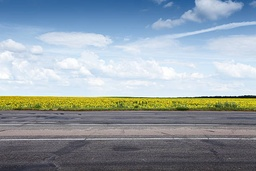
#> input picture images/Road_image1.jpg, 256 x 171 px, shrunk from 612 x 408 before the run
$ python run_graph.py ../../images/Road_image1.jpg ../../images/Road_image1.jpg
#> lines starting #> are read from the running program, lines starting #| are printed output that depends on the picture; after the words box and inside, x2 and y2 are one past the last pixel; in counts of white or black regions, pixels touching at a corner belong together
### src/graph/graph_engine.py
import math
import networkx as nx
import numpy as np
from skimage.morphology import skeletonize


# ============================================================
# DISJOINT SET / UNION-FIND
# ============================================================

class DisjointSet:
    def __init__(self, n):
        self.parent = list(range(n))
        self.rank = [0] * n

    def find(self, x):
        if self.parent[x] != x:
            self.parent[x] = self.find(self.parent[x])
        return self.parent[x]

    def union(self, a, b):
        root_a = self.find(a)
        root_b = self.find(b)

        if root_a == root_b:
            return False

        if self.rank[root_a] < self.rank[root_b]:
            self.parent[root_a] = root_b
        elif self.rank[root_a] > self.rank[root_b]:
            self.parent[root_b] = root_a
        else:
            self.parent[root_b] = root_a
            self.rank[root_a] += 1

        return True


# ============================================================
# 8-CONNECTED NEIGHBOURS
# ============================================================

def get_neighbors(y, x, skeleton):
    h, w = skeleton.shape
    neighbors = []

    for dy in (-1, 0, 1):
        for dx in (-1, 0, 1):

            if dy == 0 and dx == 0:
                continue

            ny = y + dy
            nx_ = x + dx

            if 0 <= ny < h and 0 <= nx_ < w:
                if skeleton[ny, nx_]:
                    neighbors.append((ny, nx_))

    return neighbors


# ============================================================
# SKELETONIZATION
# ============================================================

def create_skeleton(binary_mask):
    binary_mask = np.asarray(binary_mask) > 0
    return skeletonize(binary_mask)


# ============================================================
# ENDPOINT + JUNCTION DETECTION
# ============================================================

def detect_key_pixels(skeleton):

    endpoints = []
    junctions = []

    ys, xs = np.where(skeleton)

    for y, x in zip(ys, xs):

        degree = len(
            get_neighbors(y, x, skeleton)
        )

        if degree == 1:
            endpoints.append((y, x))

        elif degree >= 3:
            junctions.append((y, x))

    return endpoints, junctions


# ============================================================
# CLUSTER NEARBY PIXELS
# ============================================================

# [68 lines left out: functions cluster_pixels, cluster_centers, not called in this run]


# ============================================================
# PIXEL GRAPH
# ============================================================

def build_pixel_graph(skeleton):

    G = nx.Graph()

    ys, xs = np.where(skeleton)

    for y, x in zip(ys, xs):

        G.add_node(
            (y, x),
            pos=(x, y)
        )

    for y, x in zip(ys, xs):

        for ny, nx_ in get_neighbors(
            y,
            x,
            skeleton
        ):

            if G.has_edge(
                (y, x),
                (ny, nx_)
            ):
                continue

            distance = math.dist(
                (y, x),
                (ny, nx_)
            )

            G.add_edge(
                (y, x),
                (ny, nx_),
                weight=distance
            )

    return G


# ============================================================
# ENDPOINT DIRECTION
# ============================================================

def endpoint_direction(
    endpoint,
    skeleton,
    steps=6
):

    current = endpoint
    previous = None

    start_y, start_x = endpoint

    last_point = None

    for _ in range(steps):

        neighbors = get_neighbors(
            current[0],
            current[1],
            skeleton
        )

        if previous is not None:

            neighbors = [
                p for p in neighbors
                if p != previous
            ]

        if not neighbors:
            break

        # Choose the first continuation.
        # At an endpoint this gives the local road direction.
        next_point = neighbors[0]

        previous = current
        current = next_point

        last_point = current

    if last_point is None:
        return None

    dy = last_point[0] - start_y
    dx = last_point[1] - start_x

    return np.array(
        [dx, dy],
        dtype=float
    )


# ============================================================
# ANGLE CALCULATION
# ============================================================

def angle_between(v1, v2):

    if v1 is None or v2 is None:
        return 180.0

    norm1 = np.linalg.norm(v1)
    norm2 = np.linalg.norm(v2)

    if norm1 == 0 or norm2 == 0:
        return 180.0

    cosine = np.dot(v1, v2) / (
        norm1 * norm2
    )

    cosine = np.clip(
        cosine,
        -1.0,
        1.0
    )

    return math.degrees(
        math.acos(cosine)
    )


# ============================================================
# GAP CANDIDATES
# ============================================================

def generate_gap_candidates(
    endpoints,
    skeleton,
    max_distance=12,
    max_angle=60
):

    candidates = []

    directions = {}

    for endpoint in endpoints:

        directions[endpoint] = endpoint_direction(
            endpoint,
            skeleton
        )

    for i in range(len(endpoints)):

        a = endpoints[i]

        for j in range(i + 1, len(endpoints)):

            b = endpoints[j]

            distance = math.dist(a, b)

            if distance > max_distance:
                continue

            direction_a = directions[a]
            direction_b = directions[b]

            if (
                direction_a is None
                or direction_b is None
            ):
                continue

            # A -> B
            connecting_ab = np.array(
                [
                    b[1] - a[1],
                    b[0] - a[0]
                ],
                dtype=float
            )

            # B -> A
            connecting_ba = -connecting_ab

            angle_a = angle_between(
                direction_a,
                connecting_ab
            )

            angle_b = angle_between(
                direction_b,
                connecting_ba
            )

            if angle_a > max_angle:
                continue

            if angle_b > max_angle:
                continue

            angular_penalty = (
                angle_a + angle_b
            )

            cost = (
                distance
                + 0.15 * angular_penalty
            )

            candidates.append(
                {
                    "a": a,
                    "b": b,
                    "distance": distance,
                    "angle": angular_penalty,
                    "cost": cost
                }
            )

    candidates.sort(
        key=lambda item: item["cost"]
    )

    return candidates


# ============================================================
# MST + DISJOINT SET GAP HEALING
# ============================================================

def heal_gaps(
    G,
    skeleton,
    endpoints,
    max_distance=12,
    max_angle=60
):

    healed_graph = G.copy()

    candidates = generate_gap_candidates(
        endpoints,
        skeleton,
        max_distance=max_distance,
        max_angle=max_angle
    )

    if not candidates:
        return healed_graph, []

    # Each connected component gets an ID.
    components = list(
        nx.connected_components(
            healed_graph
        )
    )

    component_id = {}

    for idx, component in enumerate(components):

        for node in component:
            component_id[node] = idx

    dsu = DisjointSet(
        len(components)
    )

    healing_edges = []

    for candidate in candidates:

        a = candidate["a"]
        b = candidate["b"]

        if a not in component_id:
            continue

        if b not in component_id:
            continue

        component_a = component_id[a]
        component_b = component_id[b]

        # Only connect different components.
        if component_a == component_b:
            continue

        # Kruskal / MST logic.
        if dsu.union(
            component_a,
            component_b
        ):

            healed_graph.add_edge(
                a,
                b,
                weight=candidate["distance"],
                healed=True,
                angle=candidate["angle"]
            )

            healing_edges.append(
                candidate
            )

    return healed_graph, healing_edges


# ============================================================
# COMPRESSED ROAD GRAPH
# ============================================================

def build_road_graph(
    binary_mask,
    max_gap_distance=12,
    max_gap_angle=60
):

    skeleton = create_skeleton(
        binary_mask
    )

    endpoints, junctions = detect_key_pixels(
        skeleton
    )

    pixel_graph = build_pixel_graph(
        skeleton
    )

    healed_graph, healing_edges = heal_gaps(
        pixel_graph,
        skeleton,
        endpoints,
        max_distance=max_gap_distance,
        max_angle=max_gap_angle
    )

    return {
        "skeleton": skeleton,
        "endpoints": endpoints,
        "junctions": junctions,
        "pixel_graph": pixel_graph,
        "graph": healed_graph,
        "healing_edges": healing_edges
    }


# ============================================================
# CENTRALITY / CRITICALITY
# ============================================================

# [198 lines left out: functions calculate_criticality, average_shortest_path, resilience_index, connectivity_ratio, simulate_node_failure, find_emergency_route and 2 more, not called in this run]

### src/graph/graph_visualization.py
"""
Road graph visualization utilities for RoadVision AI.

Creates a clean PNG visualization of the extracted road graph.
The visualization can be served by FastAPI and displayed by the frontend.
"""

import os
from pathlib import Path

import matplotlib

matplotlib.use("Agg")

import matplotlib.pyplot as plt
import networkx as nx
import numpy as np


def _ensure_directory(path):
    """Create parent directory if it does not exist."""
    Path(path).parent.mkdir(parents=True, exist_ok=True)


def _get_xy(node):
    """
    Convert a graph node into x/y coordinates.

    RoadVision graph nodes are normally pixel coordinates:
        (row, col)

    We return:
        x = col
        y = row
    """
    if isinstance(node, (tuple, list)) and len(node) >= 2:
        return float(node[1]), float(node[0])

    if isinstance(node, np.ndarray) and node.size >= 2:
        return float(node[1]), float(node[0])

    return None, None


def create_road_graph_visualization(
    graph_result=None,
    output_path="data/processed/road_graph.png",
    graph=None,
    skeleton=None,
    critical_node=None,
):
    """
    Create a PNG visualization of the extracted road graph.

    Parameters
    ----------
    graph_result : dict, optional
        Result returned by build_road_graph().
        Expected keys:
            graph
            skeleton
            critical_node (optional)

    output_path : str
        Path where visualization PNG will be saved.

    graph : networkx.Graph, optional
        Graph can be passed directly.

    skeleton : numpy.ndarray, optional
        Skeleton image can be passed directly.

    critical_node : tuple, optional
        Node to highlight.

    Returns
    -------
    str
        Output image path.
    """

    if graph_result is not None:
        if graph is None:
            graph = graph_result.get("graph")

        if skeleton is None:
            skeleton = graph_result.get("skeleton")

        if critical_node is None:
            critical_node = graph_result.get("critical_node")

    if graph is None:
        graph = nx.Graph()

    _ensure_directory(output_path)

    fig, ax = plt.subplots(figsize=(12, 8), dpi=160)

    # ---------------------------------------------------------
    # Background skeleton
    # ---------------------------------------------------------
    if skeleton is not None:
        skeleton_array = np.asarray(skeleton)

        if skeleton_array.ndim == 2:
            ax.imshow(
                skeleton_array,
                cmap="gray",
                origin="upper",
                interpolation="nearest",
            )

    # ---------------------------------------------------------
    # Draw graph edges
    # ---------------------------------------------------------
    for u, v in graph.edges():
        x1, y1 = _get_xy(u)
        x2, y2 = _get_xy(v)

        if x1 is None or x2 is None:
            continue

        ax.plot(
            [x1, x2],
            [y1, y2],
            linewidth=1.2,
            alpha=0.85,
        )

    # ---------------------------------------------------------
    # Draw graph nodes
    # ---------------------------------------------------------
    node_x = []
    node_y = []

    for node in graph.nodes():
        x, y = _get_xy(node)

        if x is not None:
            node_x.append(x)
            node_y.append(y)

    if node_x:
        ax.scatter(
            node_x,
            node_y,
            s=7,
            alpha=0.8,
        )

    # ---------------------------------------------------------
    # Highlight critical node
    # ---------------------------------------------------------
    if critical_node is not None and critical_node in graph:
        x, y = _get_xy(critical_node)

        if x is not None:
            ax.scatter(
                [x],
                [y],
                s=90,
                marker="o",
                facecolors="none",
                edgecolors="red",
                linewidths=2,
                zorder=10,
            )

    # ---------------------------------------------------------
    # Technical presentation
    # ---------------------------------------------------------
    ax.set_title(
        "ROAD NETWORK GRAPH",
        fontsize=14,
        fontweight="bold",
        pad=12,
    )

    ax.set_xlabel("X / Column (pixels)")
    ax.set_ylabel("Y / Row (pixels)")

    ax.set_aspect("equal", adjustable="box")

    ax.grid(
        True,
        alpha=0.15,
        linewidth=0.5,
    )

    # Preserve image coordinates when skeleton exists.
    if skeleton is not None:
        height, width = np.asarray(skeleton).shape[:2]
        ax.set_xlim(0, width)
        ax.set_ylim(height, 0)

    fig.tight_layout()

    fig.savefig(
        output_path,
        bbox_inches="tight",
        facecolor="white",
    )

    plt.close(fig)

    return output_path


# [11 lines left out: function visualize_graph, not called in this run]


# [5 lines that do not run on import are left out]

### src/graph/run_graph.py
"""
RoadVision AI
Standalone road graph generation script.
"""

import os
import sys

import numpy as np
from PIL import Image

from src.graph.graph_engine import build_road_graph
from src.graph.graph_visualization import create_road_graph_visualization


def load_mask(mask_path):
    """Load a binary road mask."""

    if not os.path.exists(mask_path):
        raise FileNotFoundError(
            f"Mask not found: {mask_path}"
        )

    image = Image.open(mask_path).convert("L")

    mask = np.array(image)

    # Convert grayscale mask into binary mask.
    mask = (mask > 127).astype(np.uint8)

    return mask


def main():
    mask_path = (
        sys.argv[1]
        if len(sys.argv) > 1
        else "data/processed/prediction.png"
    )

    output_path = (
        sys.argv[2]
        if len(sys.argv) > 2
        else "data/processed/road_graph.png"
    )

    print("=" * 60)
    print("ROADVISION AI - ROAD GRAPH GENERATION")
    print("=" * 60)

    print(f"\nInput mask : {mask_path}")
    print(f"Output     : {output_path}")

    mask = load_mask(mask_path)
#> in load_mask, `image = Image.open(mask_path).convert("L")`:
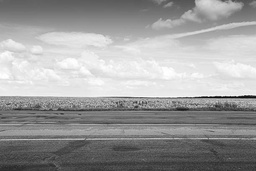
#> image: PIL image 256x171 L; min 3, max 255, mean 156.5
#> in load_mask, `mask = (mask > 127).astype(np.uint8)`:
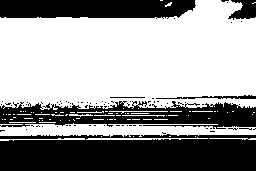
#> mask: shape (171, 256); values 0 (black) and 1 (white), 60.7% white; 77 black regions (71 under 20 px), largest, box (x1, y1, x2, y2) and area: (0, 134, 256, 171) 8743, (0, 101, 256, 129) 4333, (0, 0, 196, 19) 3347, (228, 0, 256, 20) 366, (156, 95, 256, 99) 195, (110, 97, 145, 98) 35

    print("\nBuilding road graph...")

    result = build_road_graph(
        mask,
        max_gap_distance=20,
        max_gap_angle=60,
    )
#> in create_skeleton, `return skeletonize(binary_mask)`:
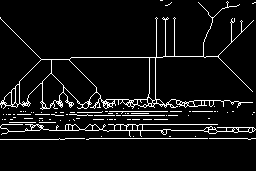
#> returned value: shape (171, 256) bool; 6.7% white in thin lines or dots, all inside (x1, y1, x2, y2) = (0, 0, 256, 140)
#> in detect_key_pixels, `ys, xs = np.where(skeleton)`: ys = 2926 values from 0 to 139; xs = 2926 values, max 255 at index 9, min 0 at index 62, mean 124.6
#> the loop in detect_key_pixels, `for y, x in zip(ys, xs): ` made 2926 passes
#> (y, x, degree) on passes 1 to 3: (0, 160, 1), (0, 161, 2), (0, 162, 1)
#> after the loop in detect_key_pixels, `for y, x in zip(ys, xs):`: endpoints = 143 pairs, first value 0 to 139, second value 0 to 255; junctions = 779 pairs, first value 3 to 133, second value 0 to 253
#> in build_pixel_graph, `ys, xs = np.where(skeleton)`: ys = 2926 values from 0 to 139
#> the loop in build_pixel_graph, `for y, x in zip(ys, xs): ` made 2926 passes
#> (y, x) on passes 1 to 3: (0, 160), (0, 161), (0, 162)
#> the loop in generate_gap_candidates, `for endpoint in endpoints: ` made 143 passes
#> endpoint on passes 23 to 34: (107, 1), (107, 77), (107, 90), (107, 97), (107, 112), (107, 154), (107, 237), (108, 3), (108, 40), (108, 57), (108, 132), (111, 20)
#> (start_y in endpoint_direction, start_x in endpoint_direction, dy in endpoint_direction, dx in endpoint_direction) on passes 1 to 6: (0, 160, 0, 2), (0, 162, 0, -2), (2, 171, 3, -6), (2, 198, 6, 6), (2, 255, 1, -3), (3, 252, -1, 3)
#> the loop in generate_gap_candidates, `for i in range(len(endpoints)): ` made 143 passes

    graph = result["graph"]

    print("\nGRAPH RESULTS")
    print("-" * 40)
    print("Skeleton pixels :", int(result["skeleton"].sum()))
#| Skeleton pixels : 2926
    print("Nodes            :", graph.number_of_nodes())
#| Nodes            : 2926
    print("Edges            :", graph.number_of_edges())
#| Edges            : 3512
    print(
        "Healing edges    :",
        len(result.get("healing_edges", [])),
    )
#| Healing edges    : 47

    print("\nCreating visualization...")

    visualization = create_road_graph_visualization(
        graph_result=result,
        output_path=output_path,
    )
#> the loop in create_road_graph_visualization, `for u, v in graph.edges():` made 3512 passes
#> (u, v) on passes 1 to 3: ((0, 160), (0, 161)), ((0, 160), (2, 171)), ((0, 161), (0, 162))
#> the loop in create_road_graph_visualization, `for node in graph.nodes():` made 2926 passes
#> in create_road_graph_visualization, `fig.savefig( output_path, bbox_inches="tight", facecolor="white", )`:
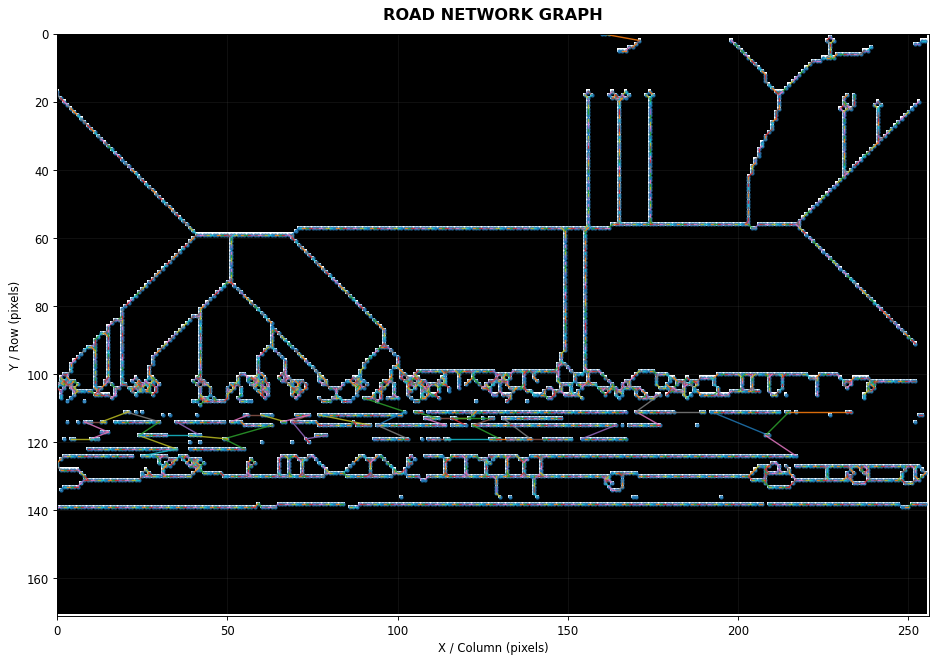
#> figure drawn by matplotlib, 1 panel

    print(f"Visualization saved to: {visualization}")
#| Visualization saved to: ../../images/Road_image1.jpg

    print("\nDone.")


if __name__ == "__main__":
    main()
